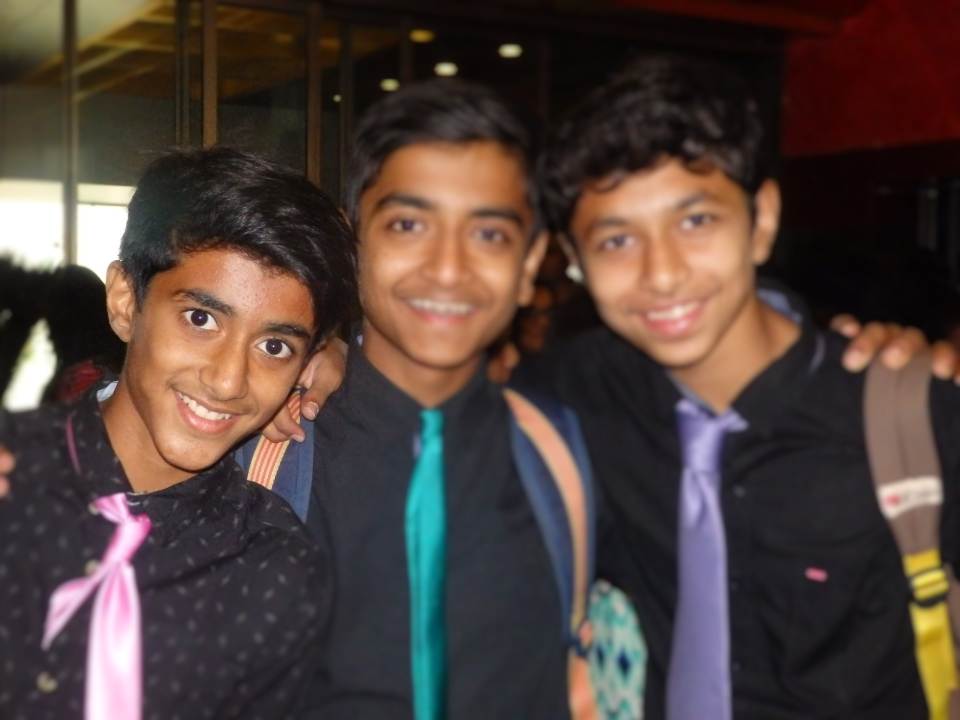
#> input picture photos/friends.JPG, 1920 x 1440 px (shown at 1/2 size)
$ python colorhistogram.py
#> lines starting #> are read from the running program, lines starting #| are printed output that depends on the picture
import cv2 as cv
import matplotlib.pyplot as plt
import numpy as np
img=cv.imread('friends.JPG')
#> img is the input picture: shape (1440, 1920, 3); mean B, G, R 59, 64.4, 79.8
resize=cv.resize(img,(500,500))
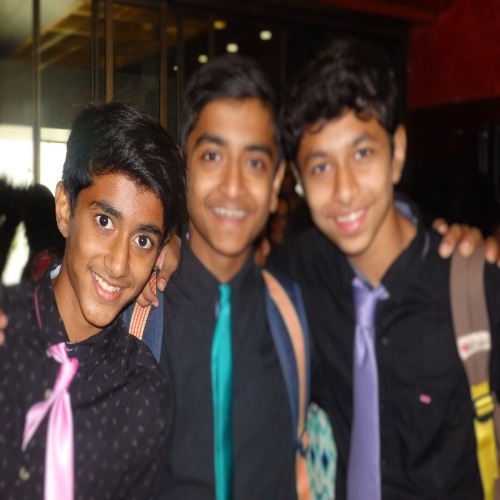
#> resize: shape (500, 500, 3); mean B, G, R 58.9, 64.3, 79.8
cv.imshow('resize',resize)

plt.figure()
plt.title('color histogram')
plt.xlabel('bins')
plt.ylabel('intensity')
colors=('b','g','r')
for i,col in enumerate(colors):
    hist=cv.calcHist([resize],[i],None,[256],[0,256])
    plt.plot(hist,color=col)
    plt.xlim([0,256])
plt.show()
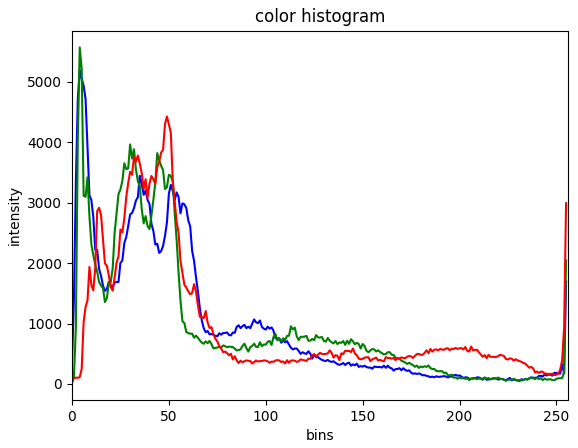
#> figure drawn by matplotlib, 1 panel; curve peaks at x = 4, y = 5190; curve peaks at x = 4, y = 5568; curve peaks at x = 49, y = 4424
cv.waitKey(0)
